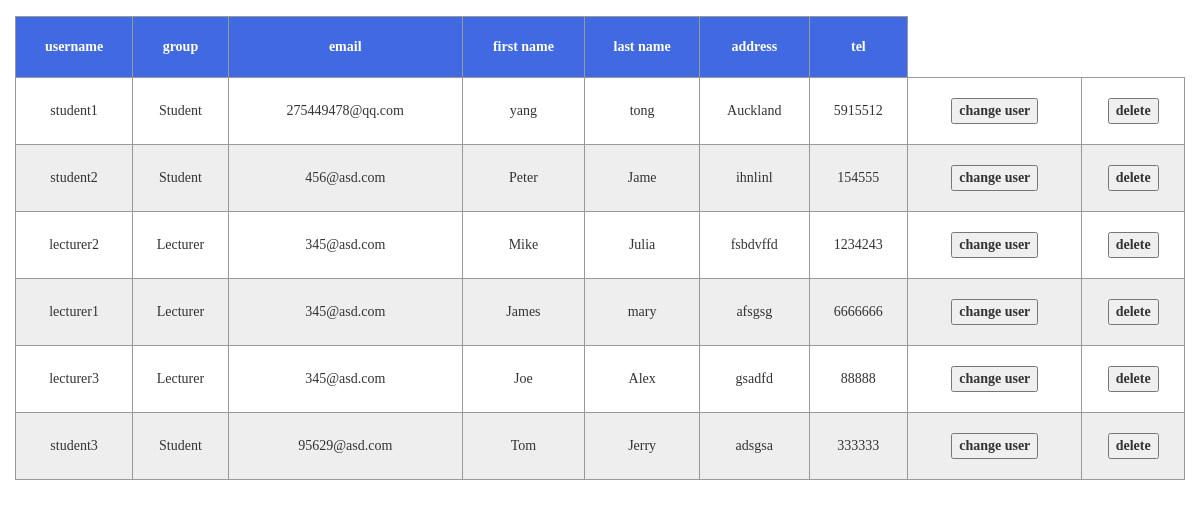
The app's page /select_user/ (signed in) with its own data.
### WEB1/models.py (models this page shows)
class UserProfile(models.Model):
    user = models.OneToOneField(User,on_delete=models.CASCADE)
    telephone = models.CharField(max_length=33,blank=True)
    address = models.CharField(max_length=50)

### WEB1/view_set/user_view.py (the view)
# urls.py: path('select_user/',user_view.select_user,name='select_user'),
@login_required
@permission_required('auth.view_user',raise_exception=True)
def select_user(request):
    if request.method == 'GET':
        users = UserProfile.objects.all()
        return render(request,'select_user.html',{'users':users})

### templates/select_user.html (shortened to what this page needs)
<!DOCTYPE html>
<html lang="en">
<head>
    <link rel="stylesheet" href="../static/css/bootstrap.css">
    <link rel="stylesheet" href="../static/css/animate.css">
    <link rel="stylesheet" href="../static/css/font-awesome.min.css">
    <link rel="stylesheet" href="../static/css/plugins/nprogress/nprogress.css">
    <link rel="stylesheet" href="../static/css/plugins/metisMenu/metisMenu.css">
    <link rel="stylesheet" href="../static/css/style.css">
</head>
<body class="">
    <ol class="breadcrumb">
    </ol>
    <div class="content">
        <div class="row">
            <div class="col-sm-12">
                <table>
                   <thead style="text-align: center">
                    <tr>
                        <th>username</th>
                        <th>group</th>
                        <th>email</th>
                        <th>first name</th>
                        <th>last name</th>
                        <th>address</th>
                        <th>tel</th>
                    </tr>
                   </thead>
                    <tr>
                        {% for u in users %}
                           <tr>
                               <td>{{ u.user.username }}</td>
                               <td>{{ u.user.groups.all.0 }}</td>
                               <td>{{ u.user.email}}</td>
                               <td>{{ u.user.first_name }}</td>
                               <td>{{ u.user.last_name }}</td>
                               <td>{{ u.address }}</td>
                               <td>{{ u.telephone }}</td>
                            <th><button onclick="window.location.href='{% url 'change_user' %}?username={{ u.user.username }}'">change user</button></th>
                            <th><button onclick="deleteUser('{{ u.user.username }}')">delete</button></th>
                           </tr>
                        {% endfor %}
                    </tr>
                </table>
            </div>
        </div>
    </div>
</body>
</html>

### static/css/style.css (style rules this page uses)
html, body { height: 100%; overflow-x: hidden; font-family: Microsoft YaHei; }
body { margin: 0; }
.row { margin-right: 0; margin-left: 0; }
table { width: 100%; border-collapse: collapse; }
th,td { border: 1px solid #999; text-align: center; padding: 20px 0; }
table thead tr { background-color: #4169E1; color: #fff; }
table tbody tr:nth-child(odd) { background-color: #eee; }
.breadcrumb { background-color: #fff; margin-bottom: 0; }

### records on screen
UserProfile: user.username "student1", user.groups.all.0 "Student", user.email "275449478@qq.com", user.first_name "yang", user.last_name "tong", address "Auckland", telephone "5915512"
UserProfile: user.username "student2", user.groups.all.0 "Student", user.email "456@asd.com", user.first_name "Peter", user.last_name "Jame", address "ihnlinl", telephone "154555"
UserProfile: user.username "lecturer2", user.groups.all.0 "Lecturer", user.email "345@asd.com", user.first_name "Mike", user.last_name "Julia", address "fsbdvffd", telephone "1234243"
UserProfile: user.username "lecturer1", user.groups.all.0 "Lecturer", user.email "345@asd.com", user.first_name "James", user.last_name "mary", address "afsgsg", telephone "6666666"
UserProfile: user.username "lecturer3", user.groups.all.0 "Lecturer", user.email "345@asd.com", user.first_name "Joe", user.last_name "Alex", address "gsadfd", telephone "88888"
UserProfile: user.username "student3", user.groups.all.0 "Student", user.email "95629@asd.com", user.first_name "Tom", user.last_name "Jerry", address "adsgsa", telephone "333333"
